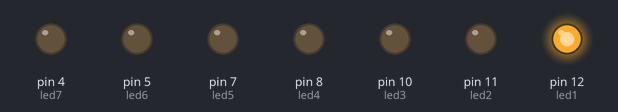
The sketch below on a simulated Arduino Uno, built with avr-gcc and run on an emulated ATmega328P. Parts: output pins drawn as LEDs (lit = HIGH).

Above: at 0.02 s.
At 0.32 s:
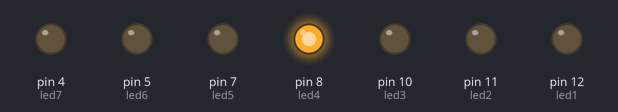
At 0.62 s:
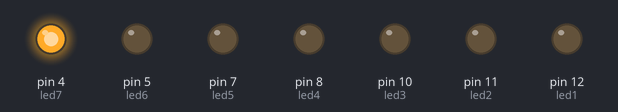
At 1.47 s:
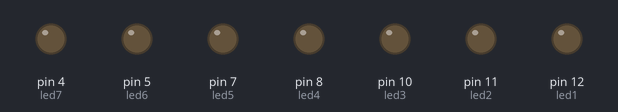
At 2.32 s:
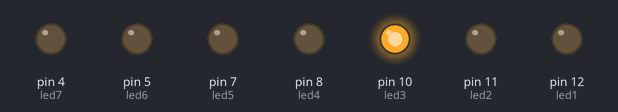
At 2.92 s:
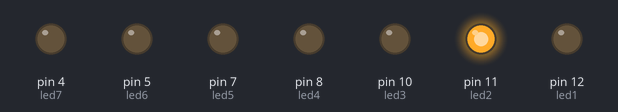
Timing chart, 0 to 3.2 s (numbered marks = the images above):
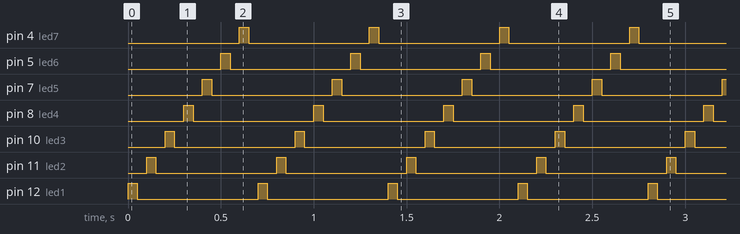

Measured:
- by itself, pin 4 (led7), pin 5 (led6), pin 7 (led5), pin 8 (led4), pin 10 (led3), pin 11 (led2), pin 12 (led1): alternates HIGH for 0.05 s and LOW for 0.65 s
- by itself, everything shown: repeats every 0.70 s, in 14 steps

The sketch:

ledmultiple_blink.ino
```cpp
int led1=12;
int led2=11;
int led3=10;
int led4=8;
int led5=7;
int led6=5;
int led7=4;

void setup()
{
  pinMode(led1,OUTPUT);
  pinMode(led2,OUTPUT);
  pinMode(led3,OUTPUT);
  pinMode(led4,OUTPUT);
  pinMode(led5,OUTPUT);
  pinMode(led6,OUTPUT);
  pinMode(led7,OUTPUT);
}

void loop()
{
  digitalWrite(led1,HIGH);
  delay(50);
  digitalWrite(led1,LOW);
  delay(50);
  digitalWrite(led2,HIGH);
  delay(50);
  digitalWrite(led2,LOW);
  delay(50);
  digitalWrite(led3,HIGH);
  delay(50);
  digitalWrite(led3,LOW);
  delay(50);
  digitalWrite(led4,HIGH);
  delay(50);
  digitalWrite(led4,LOW);
  delay(50);
  digitalWrite(led5,HIGH);
  delay(50);
  digitalWrite(led5,LOW);
  delay(50);
  digitalWrite(led6,HIGH);
  delay(50);
  digitalWrite(led6,LOW);
  delay(50);
  digitalWrite(led7,HIGH);
  delay(50);
  digitalWrite(led7,LOW);
  delay(50);
}
```
